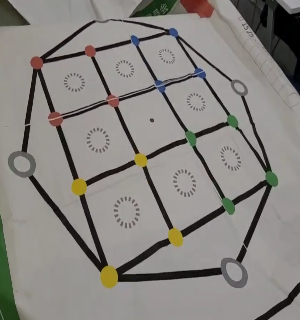
#> input picture 射影変換/pic.png, 300 x 320 px
$ python -i block_detect.py   (imports and definitions only)
#> lines starting #> are read from the running program, lines starting #| are printed output that depends on the picture; after the words box and inside, x2 and y2 are one past the last pixel; in counts of white or black regions, pixels touching at a corner belong together
#> further down, picture is the input picture: shape (320, 300, 3); mean B, G, R 128.6, 133, 136.5
#> in detect_block, `blurred_img = cv2.filter2D(img,-1,kernel)`:
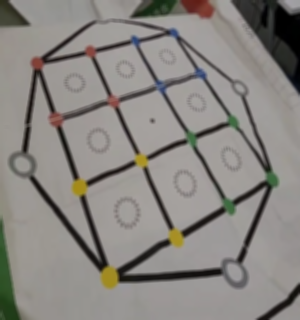
#> blurred_img: shape (320, 300, 3); mean B, G, R 128.5, 132.9, 136.4
#####################################################
# ET-robot-contest Game Area Detection and find block color.
# Copyright © 2022 naoki hunada. All rights reserved.
#####################################################

from sklearn.decomposition import PCA
from PIL import Image, ImageDraw
import numpy as np
import matplotlib.pyplot as plt
import matplotlib.patches as patches
import cv2

class option:
    BLOCK_POS = [[],[],[],[],[],[],[],[],[],[],[],[],[]]
    RED_BLOCK_MIN_THRESHOLD1 = [0, 0, 0] #HSV
    RED_BLOCK_MAX_THRESHOLD1 = [0, 0, 0] #HSV
    RED_BLOCK_MIN_THRESHOLD2 = [0, 0, 0] #HSV
    RED_BLOCK_MAX_THRESHOLD2 = [0, 0, 0] #HSV
    GREEN_BLOCK_MIN_THRESHOLD = [0, 0, 0] #HSV
    GREEN_BLOCK_MAX_THRESHOLD = [0, 0, 0] #HSV
    BLUE_BLOCK_MIN_THRESHOLD = [0, 0, 0] #HSV
    BLUE_BLOCK_MAX_THRESHOLD = [0, 0, 0] #HSV
    YELLOW_BLOCK_MIN_THRESHOLD = [0, 0, 0] #HSV
    YELLOW_BLOCK_MAX_THRESHOLD = [0, 0, 0] #HSV

class blockAreaDetect:

    __param = option()

    # [12 lines left out: function set_option, not called in this run]

    @property
    def param(self):
        return self.__param

    ### 画像処理 閾値マスク -> 2値化 (hsv)
    def img_mask(self, img, min, max):
        hsv = cv2.cvtColor(img, cv2.COLOR_BGR2HSV)
#> hsv: shape (320, 300, 3); mean H, S, V 19.5, 20.2, 137.3
        hsv_min = np.array(min)
        hsv_max = np.array(max) # |調整箇所|
        mask = cv2.inRange(hsv, hsv_min, hsv_max)
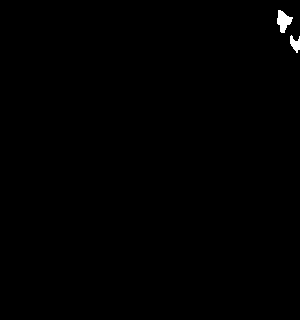
#> mask: shape (320, 300); 0.33% white; 2 white regions, box (x1, y1, x2, y2) and area: (277, 10, 293, 33) 212, (290, 35, 300, 53) 109
        masked_img = cv2.bitwise_and(img, img, mask=mask)
#> masked_img: shape (320, 300, 3); every value is 0
        mask_gray = cv2.cvtColor(masked_img, cv2.COLOR_BGR2GRAY)
#> mask_gray: shape (320, 300); every value is 0
        ret, mask_bit = cv2.threshold(mask_gray, 1, 255, cv2.THRESH_BINARY)
        kernel = np.ones((4, 4), np.uint8)
        mask_bit = cv2.dilate(mask_bit, kernel, iterations = 1)
        return mask_bit

    ### エリア内のブロックの検出 300×300の場合
    def detect_block(self, img):
        block_color = [0 for i in self.__param.BLOCK_POS] #0:無, 1:赤, 2:緑, 3:青, 4:黄色

        #画像の平滑化
        size = 4
        kernel = np.ones((size, size),np.float32) / (size**2)
        blurred_img = cv2.filter2D(img,-1,kernel)

        #マスク
        red_bit1 = self.img_mask(blurred_img, self.__param.RED_BLOCK_MIN_THRESHOLD1, self.__param.RED_BLOCK_MAX_THRESHOLD1)
        red_bit2 = self.img_mask(blurred_img, self.__param.RED_BLOCK_MIN_THRESHOLD2, self.__param.RED_BLOCK_MAX_THRESHOLD2)
        red_bit = red_bit1 | red_bit2
        green_bit = self.img_mask(blurred_img, self.__param.GREEN_BLOCK_MIN_THRESHOLD, self.__param.GREEN_BLOCK_MAX_THRESHOLD)
        blue_bit = self.img_mask(blurred_img, self.__param.BLUE_BLOCK_MIN_THRESHOLD, self.__param.BLUE_BLOCK_MAX_THRESHOLD)
        yellow_bit = self.img_mask(blurred_img, self.__param.YELLOW_BLOCK_MIN_THRESHOLD, self.__param.YELLOW_BLOCK_MAX_THRESHOLD)

        #検知
        for i, a in enumerate(self.__param.BLOCK_POS):
            if(red_bit[a[1]][a[0]] == 255):
                block_color[i] = 1
            if(green_bit[a[1]][a[0]] == 255):
                block_color[i] = 2
            if(blue_bit[a[1]][a[0]] == 255):
                block_color[i] = 3
            if(yellow_bit[a[1]][a[0]] == 255):
                block_color[i] = 4
#> after the loop, block_color = [0, 0, 0, 0, 0, 0, 0, 0, 0, 0, 0, 0, 0]

        block_color[4] = 0

        #ブロックの数が正しいか
        success = False
        if(block_color.count(1) == 3 and block_color.count(2) == 3 and block_color.count(3) == 3 and block_color.count(4) == 3):
            success = True

        #plt.imshow(np.array(green_bit))
        return block_color, success

    # [34 lines left out: function detect_bonus_block, not called in this run]

>>> import cv2
>>> picture = cv2.imread('pic.png')
#> (the run stopped early here; a loop or call above may not have finished)
